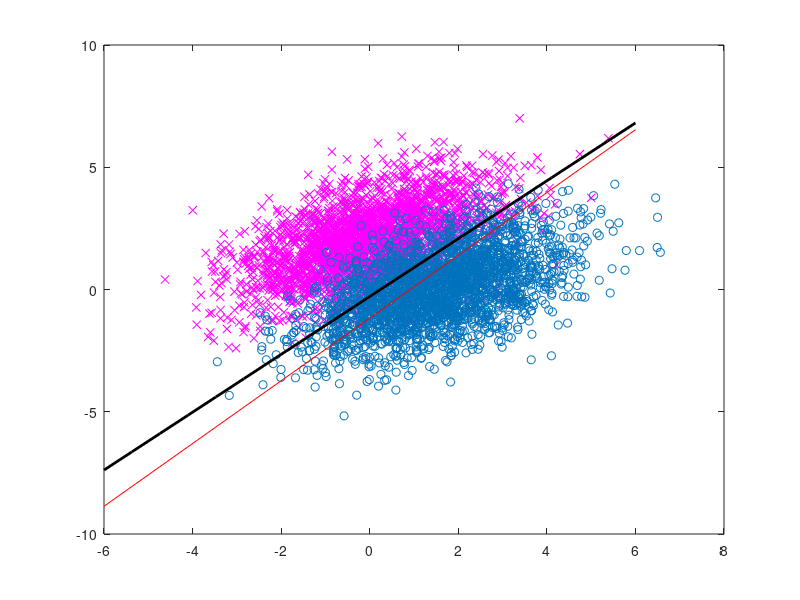

The MATLAB script that drew this image:
N = 10000;
X=randn(N,2);
var_x = var(X);
M = mean(X);
C = [2,1;1,2];
a = chol(C);
Xn =  X*a;
var_xn = var(Xn);
Mn = mean(Xn);
m1 = [0 2];
m2 = [1.5 0];
%X1 = X + kron(ones(N,1),m1);
%X2 = X + kron(ones(N,1),m2);
X1 = Xn + kron(ones(N,1),m1);
X2 = Xn + kron(ones(N,1),m2);
var_x1 = var(X1);
M1 = (mean(X1))';
var_x2 = var(X2);
M2 = (mean(X2))';
%plot(X(:,1),X(:,2),'c.',X1(:,1),X1(:,2),'mx',X2(:,1),X2(:,2),'o');
%plot(X1(:,1),X1(:,2),'mx',X2(:,1),X2(:,2),'o');

X11 = [X1 ones(N,1)];
%plot(X1(:,1),X1(:,2),'mx',X11(:,1),X11(:,2),'o');

ii = randperm(N);
Xtr = X1(ii(1:N/2),:);
ytr = X1(ii(1:N/2),:);
Xts = X1(ii(N/2+1:N),:);
yts = X1(ii(N/2+1:N),:);

%plot(X1(:,1),X1(:,2),'mx',Xtr(:,1),Xtr(:,2),'o',ytr(:,1),ytr(:,2),'d');
%plot(X1(:,1),X1(:,2),'mx',Xtr(:,1),Xtr(:,2),'o',Xts(:,1),Xts(:,2),'d');

%w = randn(3,1);

w = 2*inv(C)*(m2-m1)';

b = m1*inv(C)*m1' - m2*inv(C)*m2';

k = -b/(w(1)/w(2));

x=linspace(-6,6,20);
y = k*x - b;

%plot(X1(:,1),X1(:,2),'mx',X2(:,1),X2(:,2),'o', x, y, 'r', 'LineWidth', 2);
%axis([-5 5 -5 5]); grid on;

wd = randn(3,1);

XS1 = [X1 ones(N,1)];
XS2 = [X2 ones(N,1)];

NN = N;

ii = randperm(NN);

Xtrn1 = XS1(ii(1:NN/4),:);
Xtrn2 = XS2(ii(NN/4+1:NN/2),:);

%ytrn1 = ones(N/2,1);

Xtst1 = XS1(ii(NN/2+1:NN*3/4),:);
Xtst2 = XS2(ii(NN*3/4+1:NN),:);

wd = randn(3,1);


eta = 0.000001;
for j = 1 : N/4
    if (Xtrn1(j,:)*wd >0)
        wd = wd + eta*Xtrn1(j,:)';
    end
end

for j = 1 : N/4
    if (Xtrn2(j,:)*wd <0)
        wd = wd + eta*Xtrn2(j,:)';
    end
end

wp = 0;

for j = 1 : N/4
    if (Xtst1(j,:)*wd >0)
        wp = wp + 1;
    end
end

for j = 1 : N/4
    if (Xtst2(j,:)*wd <0)
        wp = wp + 1;
    end
end
wpo = 0;
for j = 1 : N
    if (X2(j,1)*k + b) <X2(j,2) || (X1(j,1)*k + b) >X1(j,2)
        wpo = wpo + 1;
    end
end
xs=linspace(-6,6,20);
ys = (-1)*(wd(1)/wd(2))*xs - wd(3);

PE = 100*(wpo/N);
PercentageError = 100*(wp/N);

disp('original, training');
disp([PE,PercentageError]);

%plot(xs, ys, 'k', 'LineWidth', 2);

%plot(X1(:,1),X1(:,2),'mx',X2(:,1),X2(:,2),'o', x, y, 'r', xs, ys, 'k', 'LineWidth', 2);
plot(Xtst1(:,1),Xtst1(:,2),'mx',Xtst2(:,1),Xtst2(:,2),'o', x, y, 'r', xs, ys, 'k', 'LineWidth', 2);

%j = ceil(rand*N/4);
%for iter = 1 : N/4
    %j(iter) = ceil(rand*N/4);
    %disp(j)
%end

%io = linspace(0,250,250);

%plot(io,j);
